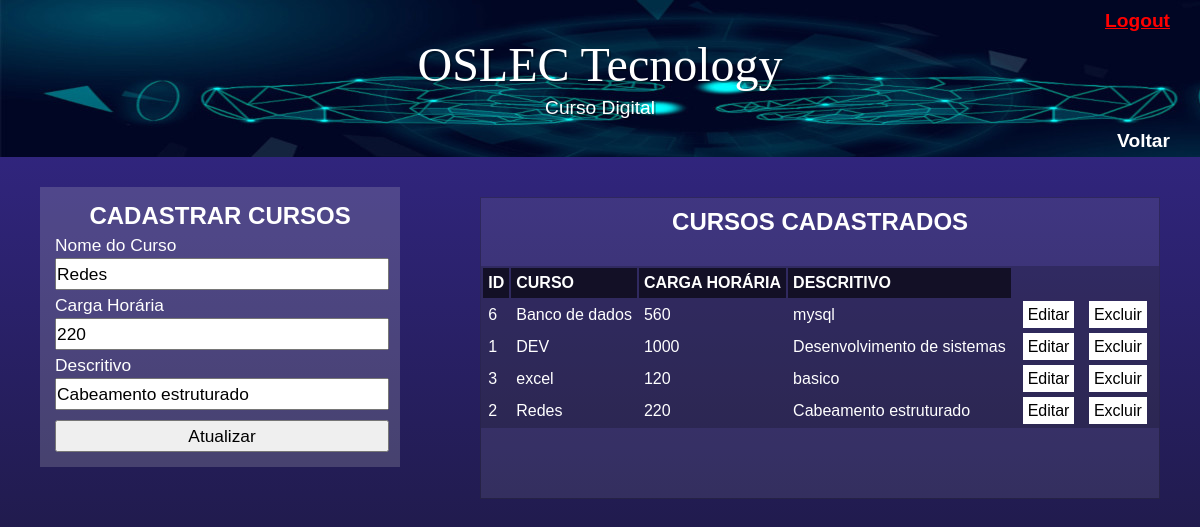
The page /cursos.php?id_up=2 (signed in) on the database its author committed.
### tables this page shows
CREATE TABLE `cursos` (
  `id_Curso` int(11) NOT NULL AUTO_INCREMENT,
  `nome_Curso` varchar(30) NOT NULL,
  `carga_Horaria` int(11) NOT NULL,
  `descritivo` char(200) DEFAULT NULL,
  PRIMARY KEY (`id_Curso`)
);

### classes/cliente.php (called while the page is built, shortened)
<?php
    class Cliente{
        private $pdo;
        public function __construct($dbname, $host, $user, $senha)
        {
            try {
                $this->pdo = new PDO("mysql:dbname=".$dbname.";host=".$host,$user,$senha);
            } catch (PDOException $e) {
                echo "Erro com o banco de dados: ".$e->getMessage();
                exit();
            } catch (Exception $e){
                echo "Erro generico: ".$e->getMessage();
                exit();
            }
        }
        public function buscarDados()
        {
            $cmd = $this->pdo->query("SELECT * FROM cursos ORDER BY nome_Curso");
            $res = $cmd->fetchAll(PDO::FETCH_ASSOC);
            return $res;
        }
        public function buscarDadosCursos($id)
        {
            $cmd = $this->pdo->prepare("SELECT * FROM cursos WHERE id_Curso = :id");
            $cmd->bindValue(":id", $id);
            $cmd->execute();
            $res = $cmd->fetch(PDO::FETCH_ASSOC);
            return $res;
        }
    }
?>

### cursos.php (the view, shortened to what this page needs)
<?php
    require_once 'classes/cliente.php';
    $clien = new Cliente("oslec_course","localhost","root","");
?>
<!DOCTYPE html>
<html lang="pt-br">
<head>
    <link rel="stylesheet" href="css/menus.css">
</head>
<body id="tela-menu">
    <header id="menu">
        <a href="logout.php">Logout</a>
        <h1>OSLEC Tecnology</h1>
        <p>Curso Digital</p>
        <a href="menu.php" id="email">Voltar</a>
    </header>
    <main>
        <?php
            if(isset($_GET['id_up']))
            {
                $id_update = addslashes($_GET['id_up']);
                $res = $clien->buscarDadosCursos($id_update);
            }
        ?>
        <section>
            <form method="post">
                <h2>CADASTRAR CURSOS</h2>
                <label for="curso">Nome do Curso</label>
                <input name="curso" type="text" id="curso" value="<?php if(isset($res)){echo $res['nome_Curso'];} ?>">
                <label for="carga_horaria">Carga Horária</label>
                <input name="carga_horaria" type="text" id="carga_horaria" value="<?php if(isset($res)){echo $res['carga_Horaria'];} ?>">
                <label for="descritivo">Descritivo</label>
                <input name="descritivo" type="text" id="descritivo" value="<?php if(isset($res)){echo $res['descritivo'];} ?>">
                <input type="submit" value="<?php if(isset($res)){echo "Atualizar";}else{echo "Cadastrar";}?>">
            </form>
        </section>
        <section id="tabela">
            <table>
                <h2 id="tabela">CURSOS CADASTRADOS</h2>
                <tr id="titulo">
                    <td>ID</td>
                    <td>CURSO</td>
                    <td>CARGA HORÁRIA</td>
                    <td colspan="1">DESCRITIVO</td>
                </tr>
                <?php
                    $dados = $clien->buscarDados();
                    if(count($dados) > 0)
                    {
                        for ($i=0; $i < count($dados); $i++)
                        {
                            echo "<tr>";
                            foreach($dados[$i] as $k => $v)
                            {
                                    echo "<td>$v</td>";
                            }
                ?>
                    <td>
                        <a href="cursos.php?id_up=<?= $dados[$i]['id_Curso'] ?>">Editar</a>
                        <a href="cursos.php?id=<?= $dados[$i]['id_Curso'] ?>">Excluir</a>
                    </td>
                <?php
                            echo "</tr>";
                        }
                    }
                    ?>
        </section>
    </main>
</body>
</html>

### css/menus.css (style rules this page uses)
* { margin: 0px; padding: 0px; }
body { background-image: linear-gradient(180deg, #372991, #15142b); background-attachment: fixed; color: white; font-family: Arial, Helvetica, sans-serif; min-width: 400px; }
header { background-image: url("../img/imagem-p1.jpg"); min-height: 130px; color: white; font-family: Arial, Helvetica, sans-serif; text-align: center; }
header > h1 { color: white; font-family: 'Bebas Neue', cursive; font-size: 3em; font-weight: normal; margin-bottom: 5px; text-shadow: 2px 2px 0px rgba(0, 0, 0, 0.267); }
header a { display: flex; justify-content: flex-end; padding: 10px 30px 5px 30px; font-size: 1.2em; font-weight: bold; color: white; text-decoration: none; }
header > p { font-size: 1.2em; color: white; max-width: 600px; padding-left: 10px; padding-right: 10px; margin: auto; padding-bottom: 1px; text-shadow: 2px 2px 0px rgba(0, 0, 0, 0.363); }
label, input { display: block; line-height: 30px; height: 28px; outline: none; font-size: 13pt; width: 100%; }
form { width: 330px; background-color: rgba(214, 214, 214, 0.2); padding: 15px; margin: 30px auto; }
input[type="submit"] { margin-top: 10px; cursor: pointer; box-sizing: content-box; }
main { display: flex; flex-flow: row wrap; justify-content: space-around; }
section { height: 330px; flex-grow: 0; }
section#tabela { background-color: rgba(214, 214, 214, 0.1); overflow-y: scroll; height: 300px; margin-top: 40px; border: 1px solid rgba(0, 0, 0, 0.267); }
h2 { text-align: center; }
h2#tabela { padding-top: 10px; }
table { background-color: rgba(0, 0, 0, 0.2); width: 100%; margin: 30px auto; margin-bottom: 0px; }
th, td { text-align: left; padding: 8px; }
tr { line-height: 30px; }
tr#titulo { font-weight: bold; background-color: rgba(0, 0, 0, 0.6); }
td { padding: 0px 5px; }
td a { background-color: white; color: black; padding: 5px; margin: 0px 5px; text-decoration: none; }

### rows shown on the page
cursos: curso "Redes", carga_horaria "220", descritivo "Cabeamento estruturado", id_Curso "2", nome_Curso "Redes", carga_Horaria "220"
cursos: id_Curso "6", nome_Curso "Banco de dados", carga_Horaria "560", descritivo "mysql"
cursos: id_Curso "1", nome_Curso "DEV", carga_Horaria "1000", descritivo "Desenvolvimento de sistemas"
cursos: id_Curso "3", nome_Curso "excel", carga_Horaria "120", descritivo "basico"
